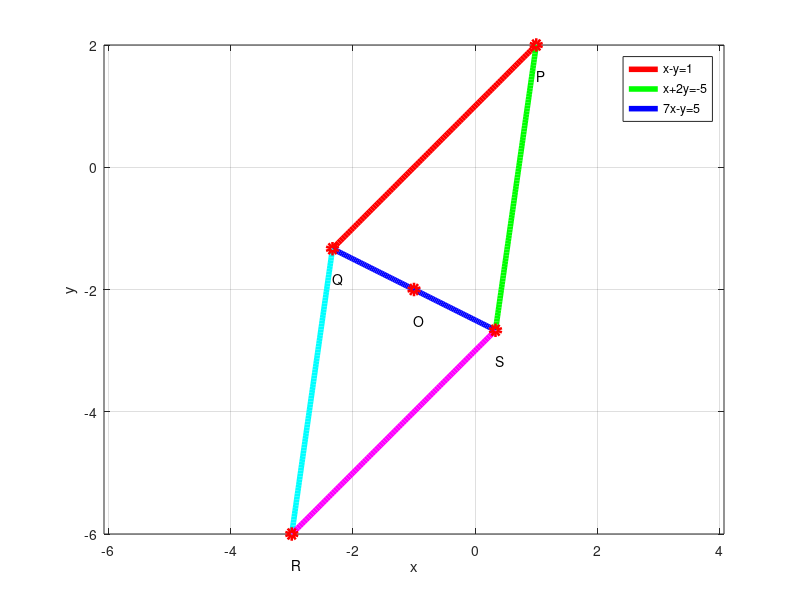

The MATLAB script that drew this image:
clear;
close;
clc;

function plot_line(a,b,str)
m = (b(2)-a(2))/(b(1)-a(1));
c = a(2)-m*a(1);
x = linspace(a(1),b(1),100);
y = m*x +c;
plot(x,y,str,'LineWidth',4);
endfunction

function plot_point(Q,str,offset)
plot(Q(1),Q(2),'ro','LineWidth',4)
text(Q(1)-offset(1),Q(2)-offset(2), str)
endfunction

%Matrix representation for finding P
A =[1 -1;7 -1];
b=[-1;5];
P=inv(A)*b
%Matrix representation for finding Q
A =[1 2;1 -1];
b=[-5;-1];
Q=inv(A)*b
%Matrix representation for finding S
A =[1 2;7 -1];
b=[-5;5];
S=inv(A)*b
%
R = [-3 -6]';
O = [-1 -2]';

%Plotting the rhombus
plot_line(P,Q,'r')
hold on
plot_line(S,P,'g')
plot_line(Q,S,'b')
plot_line(Q,R,'c')
plot_line(R,S,'m')



plot_point(P,'P',[0 0.5])
plot_point(Q,'Q',[0 0.5])
plot_point(R,'R',[0 0.5])
plot_point(S,'S',[0 0.5])
plot_point(O,'O',[0 0.5])

hold off
grid
axis equal
legend('x-y=1','x+2y=-5','7x-y=5',"location","northeast")
xlabel('x')
ylabel('y')
print ('ee16b1034.eps', '-color')





